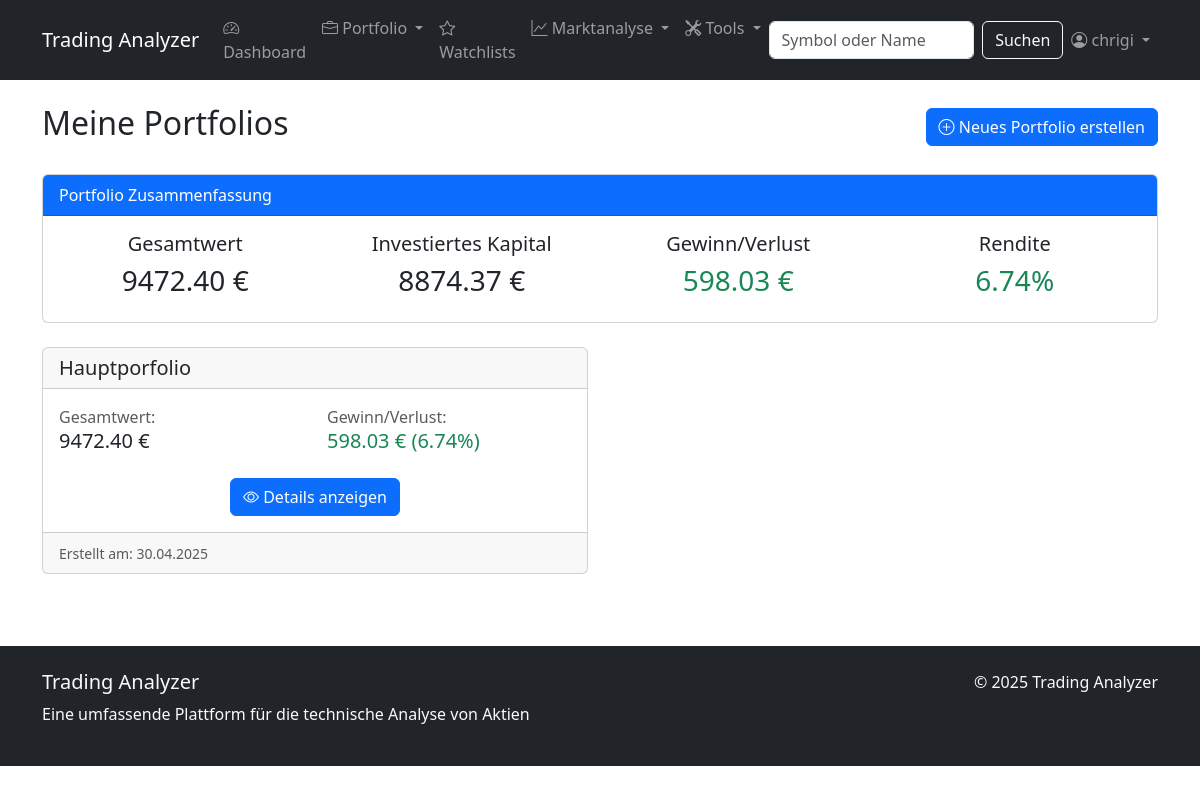
The page /portfolio/ (signed in) on the database its author committed.
### stock_analyzer/models.py (models this page shows, shortened)
class Portfolio(models.Model):
    user = models.ForeignKey(User, on_delete=models.CASCADE, related_name='portfolios')
    name = models.CharField(max_length=100)
    description = models.TextField(blank=True, null=True)
    created_at = models.DateTimeField(auto_now_add=True)
    updated_at = models.DateTimeField(auto_now=True)
    total_value = models.DecimalField(max_digits=12, decimal_places=2, default=0)
    total_cost = models.DecimalField(max_digits=12, decimal_places=2, default=0)
    total_gain_loss = models.DecimalField(max_digits=12, decimal_places=2, default=0)
    percent_gain_loss = models.DecimalField(max_digits=6, decimal_places=2, default=0)

### stock_analyzer/views.py (the view)
# urls.py: path('portfolio/', views.portfolio_list, name='portfolio_list'),
@login_required
def portfolio_list(request):
    portfolios = Portfolio.objects.filter(user=request.user).order_by('-created_at')
    total_portfolio_value = sum(portfolio.total_value for portfolio in portfolios)
    total_portfolio_cost = sum(portfolio.total_cost for portfolio in portfolios)
    total_gain_loss = sum(portfolio.total_gain_loss for portfolio in portfolios)
    if total_portfolio_cost > 0:
        percent_gain_loss = (total_gain_loss / total_portfolio_cost) * 100
    else:
        percent_gain_loss = 0
    context = {
        'portfolios': portfolios,
        'total_portfolio_value': total_portfolio_value,
        'total_portfolio_cost': total_portfolio_cost,
        'total_gain_loss': total_gain_loss,
        'percent_gain_loss': percent_gain_loss
    }
    return render(request, 'stock_analyzer/portfolio/portfolio_list.html', context)

### stock_analyzer/templates/stock_analyzer/portfolio/portfolio_list.html (shortened to what this page needs)
{% extends 'stock_analyzer/base.html' %}
{% block content %}
<div class="d-flex justify-content-between align-items-center mb-4">
    <h2>Meine Portfolios</h2>
    <a href="{% url 'portfolio_create' %}" class="btn btn-primary">
        <i class="bi bi-plus-circle"></i> Neues Portfolio erstellen
    </a>
</div>
{% if portfolios %}
    <div class="card mb-4">
        <div class="card-header bg-primary text-white">
            Portfolio Zusammenfassung
        </div>
        <div class="card-body">
            <div class="row">
                <div class="col-md-3 text-center">
                    <h5>Gesamtwert</h5>
                    <h3>{{ total_portfolio_value|floatformat:2 }} €</h3>
                </div>
                <div class="col-md-3 text-center">
                    <h5>Investiertes Kapital</h5>
                    <h3>{{ total_portfolio_cost|floatformat:2 }} €</h3>
                </div>
                <div class="col-md-3 text-center">
                    <h5>Gewinn/Verlust</h5>
                    <h3 class="{% if total_gain_loss > 0 %}text-success{% elif total_gain_loss < 0 %}text-danger{% endif %}">
                        {{ total_gain_loss|floatformat:2 }} €
                    </h3>
                </div>
                <div class="col-md-3 text-center">
                    <h5>Rendite</h5>
                    <h3 class="{% if percent_gain_loss > 0 %}text-success{% elif percent_gain_loss < 0 %}text-danger{% endif %}">
                        {{ percent_gain_loss|floatformat:2 }}%
                    </h3>
                </div>
            </div>
        </div>
    </div>
    <div class="row">
        {% for portfolio in portfolios %}
            <div class="col-md-6 mb-4">
                <div class="card h-100">
                    <div class="card-header">
                        <h5 class="card-title mb-0">{{ portfolio.name }}</h5>
                    </div>
                    <div class="card-body">
                        <div class="row mb-3">
                            <div class="col-6">
                                <span class="d-block text-muted">Gesamtwert:</span>
                                <span class="h5">{{ portfolio.total_value|floatformat:2 }} €</span>
                            </div>
                            <div class="col-6">
                                <span class="d-block text-muted">Gewinn/Verlust:</span>
                                <span class="h5 {% if portfolio.total_gain_loss > 0 %}text-success{% elif portfolio.total_gain_loss < 0 %}text-danger{% endif %}">
                                    {{ portfolio.total_gain_loss|floatformat:2 }} € ({{ portfolio.percent_gain_loss|floatformat:2 }}%)
                                </span>
                            </div>
                        </div>
                        <div class="text-center mt-4">
                            <a href="{% url 'portfolio_detail' portfolio.id %}" class="btn btn-primary">
                                <i class="bi bi-eye"></i> Details anzeigen
                            </a>
                        </div>
                    </div>
                    <div class="card-footer text-muted">
                        <small>Erstellt am: {{ portfolio.created_at|date:"d.m.Y" }}</small>
                    </div>
                </div>
            </div>
        {% endfor %}
    </div>
{% endif %}
{% endblock %}

### stock_analyzer/templates/stock_analyzer/base.html (shortened to what this page needs)
<!DOCTYPE html>
<html lang="de">
<head>
    <link href="https://cdn.jsdelivr.net/npm/bootstrap@5.3.0/dist/css/bootstrap.min.css" rel="stylesheet">
    <link rel="stylesheet" href="https://cdn.jsdelivr.net/npm/bootstrap-icons@1.11.0/font/bootstrap-icons.css">
</head>
<body>
    <nav class="navbar navbar-expand-lg navbar-dark bg-dark">
    <div class="container">
        <a class="navbar-brand" href="{% url 'index' %}">Trading Analyzer</a>
        <div class="collapse navbar-collapse" id="navbarNav">
            <ul class="navbar-nav me-auto">
                <li class="nav-item">
                    <a class="nav-link" href="{% url 'index' %}">
                        <i class="bi bi-speedometer2"></i> Dashboard
                    </a>
                </li>
                {% if user.is_authenticated %}
                <li class="nav-item dropdown">
                    <a class="nav-link dropdown-toggle" href="#" id="portfolioDropdown" role="button" data-bs-toggle="dropdown">
                        <i class="bi bi-briefcase"></i> Portfolio
                    </a>
                </li>
                {% endif %}
                {% if user.is_authenticated %}
                <li class="nav-item">
                    <a class="nav-link" href="{% url 'my_watchlists' %}">
                        <i class="bi bi-star"></i> Watchlists
                    </a>
                </li>
                {% endif %}
                <li class="nav-item dropdown">
                    <a class="nav-link dropdown-toggle" href="#" id="marketDropdown" role="button" data-bs-toggle="dropdown">
                        <i class="bi bi-graph-up"></i> Marktanalyse
                    </a>
                </li>
                {% if user.is_authenticated %}
                <li class="nav-item dropdown">
                    <a class="nav-link dropdown-toggle" href="#" id="toolsDropdown" role="button" data-bs-toggle="dropdown">
                        <i class="bi bi-tools"></i> Tools
                    </a>
                </li>
                {% endif %}
            </ul>
            <form class="d-flex" action="{% url 'search_stocks' %}" method="get" id="search-form">
                <input class="form-control me-2" type="search" placeholder="Symbol oder Name" name="q" id="search-input">
                <button class="btn btn-outline-light" type="submit">Suchen</button>
            </form>
            <ul class="navbar-nav ms-auto">
                {% if user.is_authenticated %}
                <li class="nav-item dropdown">
                    <a class="nav-link dropdown-toggle" href="#" id="navbarDropdown" role="button" data-bs-toggle="dropdown">
                        <i class="bi bi-person-circle"></i> {{ user.username }}
                    </a>
                </li>
                {% endif %}
            </ul>
        </div>
    </div>
</nav>
    <div class="container mt-4">
        {% block content %}{% endblock %}
    </div>
    <footer class="bg-dark text-light py-4 mt-5">
        <div class="container">
            <div class="row">
                <div class="col-md-6">
                    <h5>Trading Analyzer</h5>
                    <p>Eine umfassende Plattform für die technische Analyse von Aktien</p>
                </div>
                <div class="col-md-6 text-md-end">
                    <p>&copy; {% now "Y" %} Trading Analyzer</p>
                </div>
            </div>
        </div>
    </footer>
</body>
</html>

### rows shown on the page
Portfolio: name "Hauptporfolio", total_value "9472.40", total_gain_loss "598.03", percent_gain_loss "6.74", created_at "30.04.2025"

### other values the page prints
{{ user.username }} "chrigi"
{{ total_portfolio_value|floatformat:2 }} "9472.40"
{{ total_portfolio_cost|floatformat:2 }} "8874.37"
{{ total_gain_loss|floatformat:2 }} "598.03"
{{ percent_gain_loss|floatformat:2 }} "6.74"
